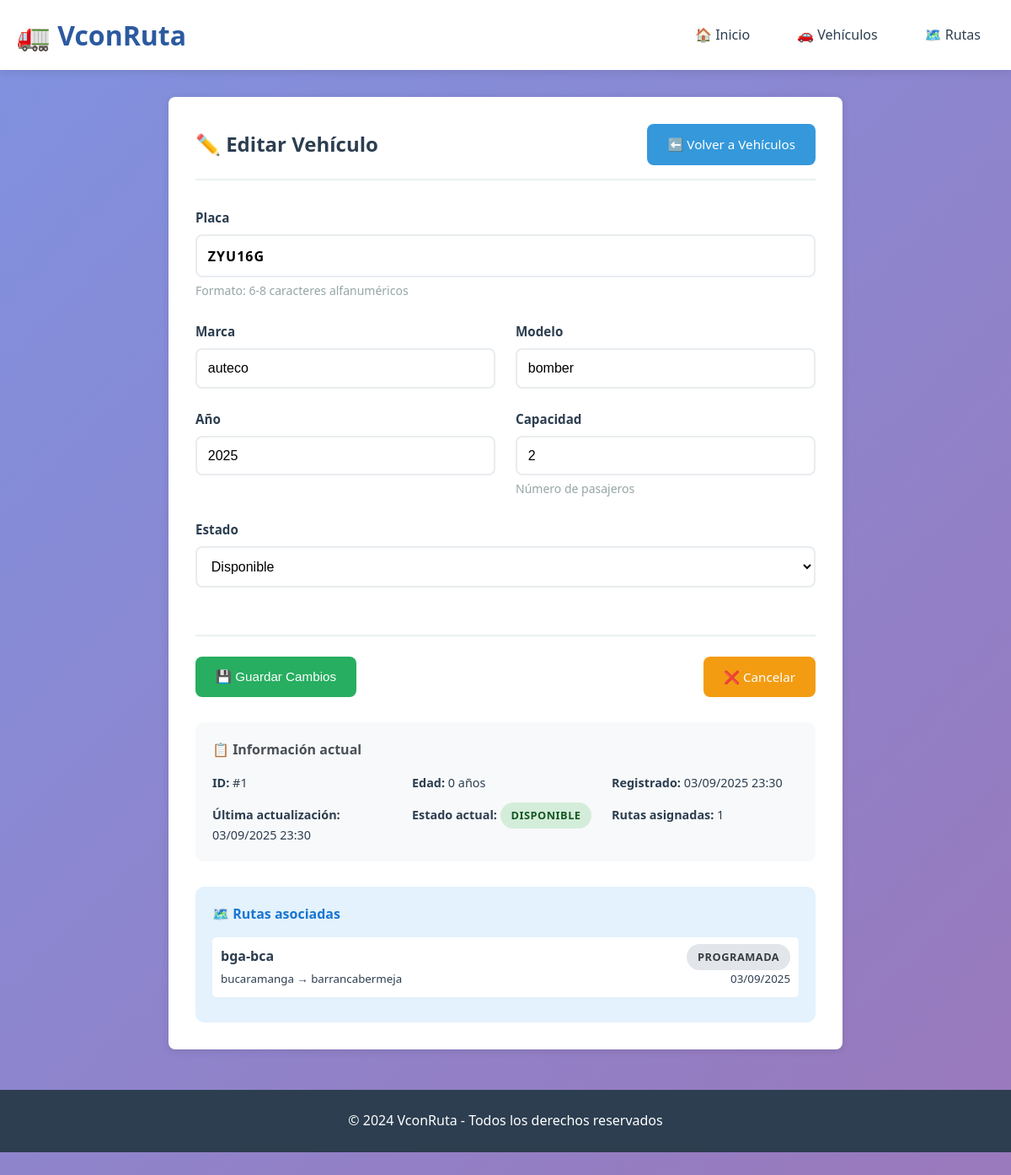
The page /editar_vehiculo/1 on the database its author committed.
### models.py (models this page shows, shortened)
class Vehiculo(db.Model):
    __tablename__ = 'vehiculos'
    id = db.Column(db.Integer, primary_key=True)
    placa = db.Column(db.String(20), nullable=False, unique=True, index=True)
    marca = db.Column(db.String(50), nullable=False, index=True)
    modelo = db.Column(db.String(50), nullable=False)
    anio = db.Column(db.Integer, nullable=False)
    capacidad = db.Column(db.Integer, nullable=False)
    estado = db.Column(db.String(20), default='Disponible', index=True)
    fecha_registro = db.Column(db.DateTime, default=datetime.utcnow)
    fecha_actualizacion = db.Column(db.DateTime, default=datetime.utcnow, onupdate=datetime.utcnow)
    rutas = db.relationship('Ruta', backref='vehiculo_asignado', lazy=True, cascade='all, delete-orphan')
    @property
    def tiene_rutas_activas(self):
        return any(ruta.estado == 'En curso' for ruta in self.rutas)
    @property
    def edad(self):
        return datetime.now().year - self.anio

class Ruta(db.Model):
    __tablename__ = 'rutas'
    id = db.Column(db.Integer, primary_key=True)
    nombre = db.Column(db.String(100), nullable=False)
    origen = db.Column(db.String(100), nullable=False, index=True)
    destino = db.Column(db.String(100), nullable=False, index=True)
    distancia = db.Column(db.Float, nullable=False)
    tiempo_estimado = db.Column(db.Integer, nullable=False)  # en minutos
    vehiculo_id = db.Column(db.Integer, db.ForeignKey('vehiculos.id'), nullable=True, index=True)
    estado = db.Column(db.String(20), default='Programada', index=True)
    fecha_creacion = db.Column(db.DateTime, default=datetime.utcnow)
    fecha_actualizacion = db.Column(db.DateTime, default=datetime.utcnow, onupdate=datetime.utcnow)
    fecha_inicio = db.Column(db.DateTime, nullable=True)
    fecha_fin = db.Column(db.DateTime, nullable=True)

### app.py (the view)
@app.route('/editar_vehiculo/<int:id>', methods=['GET', 'POST'])
def editar_vehiculo(id):
    form = VehiculoForm()
    vehiculo = Vehiculo.query.get_or_404(id)
    if form.validate_on_submit():
        try:
            placa_upper = form.placa.data.upper().strip()
            vehiculo_existente = Vehiculo.query.filter_by(placa=placa_upper).first()
            if vehiculo_existente and vehiculo_existente.id != vehiculo.id:
                flash('Ya existe otro vehículo con esa placa', 'error')
                return render_template('editar_vehiculo.html', form=form, vehiculo=vehiculo)
            if form.estado.data != vehiculo.estado:
                if form.estado.data == 'Disponible' and vehiculo.tiene_rutas_activas:
                    flash('No se puede marcar como disponible un vehículo con rutas activas', 'error')
                    return render_template('editar_vehiculo.html', form=form, vehiculo=vehiculo)
            vehiculo.placa = placa_upper
            vehiculo.marca = form.marca.data.strip()
            vehiculo.modelo = form.modelo.data.strip()
            vehiculo.anio = form.anio.data
            vehiculo.capacidad = form.capacidad.data
            vehiculo.estado = form.estado.data
            db.session.commit()
            flash('Vehículo actualizado exitosamente', 'success')
            return redirect(url_for('listar_vehiculos'))
        except IntegrityError as e:
            db.session.rollback()
            logger.error(f"Error de integridad: {e}")
            flash('Error: La placa ya existe', 'error')
        except Exception as e:
            db.session.rollback()
            logger.error(f"Error actualizando vehículo: {e}")
            flash('Error actualizando vehículo', 'error')
    else:
        form.placa.data = vehiculo.placa
        form.marca.data = vehiculo.marca
        form.modelo.data = vehiculo.modelo
        form.anio.data = vehiculo.anio
        form.capacidad.data = vehiculo.capacidad
        form.estado.data = vehiculo.estado
        for field, errors in form.errors.items():
            for error in errors:
                flash(f"Error en {field}: {error}", 'error')
    return render_template('editar_vehiculo.html', form=form, vehiculo=vehiculo)

### app.py
class VehiculoForm(FlaskForm):
    placa = StringField('Placa', validators=[
        DataRequired(),
        Length(min=6, max=8, message="La placa debe tener entre 6 y 8 caracteres"),
        validate_placa_format
    ])
    marca = StringField('Marca', validators=[DataRequired(), Length(max=50)])
    modelo = StringField('Modelo', validators=[DataRequired(), Length(max=50)])
    anio = IntegerField('Año', validators=[
        DataRequired(),
        NumberRange(min=1990, max=2025, message="Año inválido")
    ])
    capacidad = IntegerField('Capacidad', validators=[
        DataRequired(),
        NumberRange(min=1, max=100, message="Capacidad debe ser entre 1 y 100")
    ])
    estado = SelectField('Estado', choices=[
        ('Disponible', 'Disponible'),
        ('En Ruta', 'En Ruta'),
        ('Mantenimiento', 'Mantenimiento')
    ])

### templates/editar_vehiculo.html (shortened to what this page needs)
{% extends 'base.html' %}
{% block content %}
<div class="form-container">
    <div class="form-header">
        <h2>✏️ Editar Vehículo</h2>
        <a href="{{ url_for('listar_vehiculos') }}" class="btn btn-info">
            ⬅️ Volver a Vehículos
        </a>
    </div>
    <form method="POST" class="modern-form">
        <div class="form-group">
            {{ form.placa.label(class="form-label") }}
            {{ form.placa(class="form-control placa-input", placeholder="Ej: ABC123") }}
            <small class="form-help">Formato: 6-8 caracteres alfanuméricos</small>
        </div>
        <div class="form-row">
            <div class="form-group">
                {{ form.marca.label(class="form-label") }}
                {{ form.marca(class="form-control", placeholder="Ej: Toyota") }}
            </div>
            <div class="form-group">
                {{ form.modelo.label(class="form-label") }}
                {{ form.modelo(class="form-control", placeholder="Ej: Corolla") }}
            </div>
        </div>
        <div class="form-row">
            <div class="form-group">
                {{ form.anio.label(class="form-label") }}
                {{ form.anio(class="form-control", min="1990", max="2025") }}
            </div>
            <div class="form-group">
                {{ form.capacidad.label(class="form-label") }}
                {{ form.capacidad(class="form-control", min="1", max="100") }}
                <small class="form-help">Número de pasajeros</small>
            </div>
        </div>
        <div class="form-group">
            {{ form.estado.label(class="form-label") }}
            {{ form.estado(class="form-control") }}
        </div>
        <div class="form-actions">
            <button type="submit" class="btn btn-success">💾 Guardar Cambios</button>
            <a href="{{ url_for('listar_vehiculos') }}" class="btn btn-warning">❌ Cancelar</a>
        </div>
    </form>
    <div style="margin-top: 30px; padding: 20px; background: #f8f9fa; border-radius: 10px;">
        <h4 style="margin-bottom: 15px; color: #495057;">📋 Información actual</h4>
        <div style="display: grid; grid-template-columns: repeat(auto-fit, minmax(200px, 1fr)); gap: 15px; font-size: 0.9rem;">
            <div>
                <strong>ID:</strong> #{{ vehiculo.id }}
            </div>
            <div>
                <strong>Edad:</strong> {{ vehiculo.edad }} años
            </div>
            <div>
                <strong>Registrado:</strong> {{ vehiculo.fecha_registro.strftime('%d/%m/%Y %H:%M') }}
            </div>
            <div>
                <strong>Última actualización:</strong> {{ vehiculo.fecha_actualizacion.strftime('%d/%m/%Y %H:%M') }}
            </div>
            <div>
                <strong>Estado actual:</strong>
                <span class="status-badge status-{{ vehiculo.estado.lower().replace(' ', '-') }}">
                    {{ vehiculo.estado }}
                </span>
            </div>
            <div>
                <strong>Rutas asignadas:</strong> {{ vehiculo.rutas|length }}
            </div>
        </div>
    </div>
    {% if vehiculo.rutas %}
        <div style="margin-top: 30px; padding: 20px; background: #e3f2fd; border-radius: 10px;">
            <h4 style="margin-bottom: 15px; color: #1976d2;">🗺️ Rutas asociadas</h4>
            <div style="max-height: 300px; overflow-y: auto;">
                {% for ruta in vehiculo.rutas %}
                    <div style="padding: 10px; margin-bottom: 10px; background: white; border-radius: 5px; display: flex; justify-content: space-between; align-items: center;">
                        <div>
                            <strong>{{ ruta.nombre }}</strong><br>
                            <small>{{ ruta.origen }} → {{ ruta.destino }}</small>
                        </div>
                        <div style="text-align: right;">
                            <span class="status-badge status-{{ ruta.estado.lower().replace(' ', '-') }}">
                                {{ ruta.estado }}
                            </span><br>
                            <small>{{ ruta.fecha_creacion.strftime('%d/%m/%Y') }}</small>
                        </div>
                    </div>
                {% endfor %}
            </div>
        </div>
    {% endif %}
</div>
{% endblock %}

### static/styles.css (style rules this page uses)
:root { --primary-color: #2c5aa0; --secondary-color: #f39c12; --success-color: #27ae60; --danger-color: #e74c3c; --warning-color: #f39c12; --info-color: #3498db; --light-color: #ecf0f1; --dark-color: #2c3e50; --gray-color: #95a5a6; --white-color: #ffffff; --border-radius: 8px; --box-shadow: 0 2px 10px rgba(0, 0, 0, 0.1); --transition: all 0.3s ease; }
* { margin: 0; padding: 0; box-sizing: border-box; }
body { font-family: 'Segoe UI', Tahoma, Geneva, Verdana, sans-serif; line-height: 1.6; color: var(--dark-color); background: linear-gradient(135deg, #8092e0 0%, #9a78bb 100%); min-height: 100vh; background-attachment: fixed; }
.btn { display: inline-block; padding: 0.75rem 1.5rem; font-size: 0.95rem; font-weight: 500; text-decoration: none; text-align: center; border: none; border-radius: var(--border-radius); cursor: pointer; transition: var(--transition); white-space: nowrap; }
.btn-success { background: var(--success-color); color: var(--white-color); }
.btn-warning { background: var(--warning-color); color: var(--white-color); }
.btn-info { background: var(--info-color); color: var(--white-color); }
.status-badge { padding: 0.4rem 0.8rem; border-radius: 20px; font-size: 0.8rem; font-weight: 600; text-transform: uppercase; letter-spacing: 0.5px; }
.status-disponible { background: #d4edda; color: #155724; }
.status-programada { background: #e2e6ea; color: #383d41; }
.form-container { max-width: 800px; margin: 0 auto; background: var(--white-color); padding: 2rem; border-radius: var(--border-radius); box-shadow: var(--box-shadow); }
.form-header { display: flex; justify-content: space-between; align-items: center; margin-bottom: 2rem; padding-bottom: 1rem; border-bottom: 2px solid var(--light-color); }
.modern-form { display: flex; flex-direction: column; gap: 1.5rem; }
.form-group { display: flex; flex-direction: column; }
.form-row { display: grid; grid-template-columns: 1fr 1fr; gap: 1.5rem; }
.form-label { font-weight: 600; color: var(--dark-color); margin-bottom: 0.5rem; font-size: 0.95rem; }
.form-control { padding: 0.8rem; border: 2px solid #e9ecef; border-radius: var(--border-radius); font-size: 1rem; transition: var(--transition); background: var(--white-color); }
.form-control.placa-input { text-transform: uppercase; font-weight: 600; letter-spacing: 1px; font-family: 'Segoe UI', Tahoma, Geneva, Verdana, sans-serif; }
.form-help { font-size: 0.875rem; color: var(--gray-color); margin-top: 0.3rem; }
.form-actions { display: flex; gap: 1rem; justify-content: space-between; margin-top: 2rem; padding-top: 1.5rem; border-top: 2px solid var(--light-color); }

### rows shown on the page
Vehiculo: placa "ZYU16G", marca "auteco", modelo "bomber", anio "2025", capacidad "2", estado "Disponible", id "1", edad "0", fecha_registro "03/09/2025 23:30", fecha_actualizacion "03/09/2025 23:30", estado "DISPONIBLE"
Ruta: nombre "bga-bca", origen "bucaramanga", destino "barrancabermeja", estado "PROGRAMADA", fecha_creacion "03/09/2025"

### other values the page prints
{{ vehiculo.rutas|length }} "1"
{{ moment().year if moment else '2024' }} "2024"
